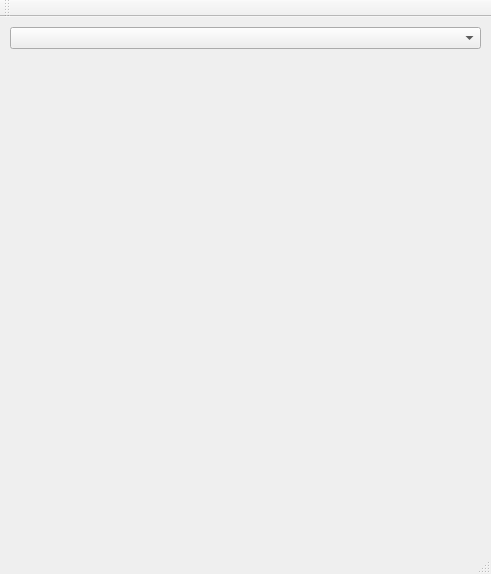
<?xml version="1.0" encoding="UTF-8"?>
<ui version="4.0">
 <class>MainWindow</class>
 <widget class="QMainWindow" name="MainWindow">
  <property name="geometry">
   <rect>
    <x>0</x>
    <y>0</y>
    <width>491</width>
    <height>574</height>
   </rect>
  </property>
  <property name="windowTitle">
   <string>MainWindow</string>
  </property>
  <widget class="QWidget" name="centralWidget">
   <widget class="QComboBox" name="comboBox">
    <property name="geometry">
     <rect>
      <x>10</x>
      <y>10</y>
      <width>471</width>
      <height>22</height>
     </rect>
    </property>
   </widget>
   <widget class="Led" name="led" native="true">
    <property name="geometry">
     <rect>
      <x>10</x>
      <y>40</y>
      <width>470</width>
      <height>470</height>
     </rect>
    </property>
   </widget>
  </widget>
  <widget class="QMenuBar" name="menuBar">
   <property name="geometry">
    <rect>
     <x>0</x>
     <y>0</y>
     <width>491</width>
     <height>23</height>
    </rect>
   </property>
  </widget>
  <widget class="QToolBar" name="mainToolBar">
   <attribute name="toolBarArea">
    <enum>TopToolBarArea</enum>
   </attribute>
   <attribute name="toolBarBreak">
    <bool>false</bool>
   </attribute>
  </widget>
  <widget class="QStatusBar" name="statusBar"/>
 </widget>
 <layoutdefault spacing="6" margin="11"/>
 <customwidgets>
  <customwidget>
   <class>Led</class>
   <extends>QWidget</extends>
   <header>led.h</header>
   <container>1</container>
  </customwidget>
 </customwidgets>
 <resources/>
 <connections/>
</ui>
